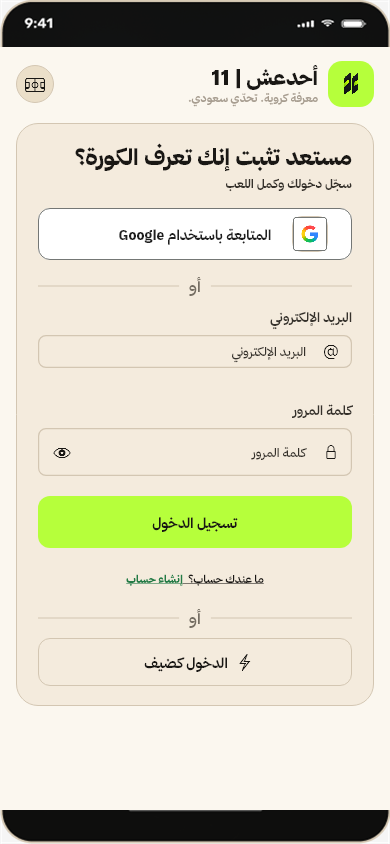
#> input picture docs/v10_parity/auth_ux_repair/after/03_sign_in_primary_390x844.png, 390 x 844 px, found by its file name
$ python build_auth_comparisons.py
#> lines starting #> are read from the running program, lines starting #| are printed output that depends on the picture
from __future__ import annotations

import csv
from pathlib import Path

from PIL import Image, ImageChops, ImageStat


ROOT = Path(__file__).resolve().parents[3]
OUT = ROOT / "docs/v10_parity/auth_ux_repair"

CASES = (
    (
        "03_sign_in_primary_390x844",
        "docs/v10_figma_reference/remaining/03_sign_in_primary_390x844.png",
        "mobile/test/visual/goldens/auth_ux_repair/03_sign_in_primary_390x844.png",
        "docs/v10_parity/remaining/after/03_sign_in_primary_390x844.png",
        None,
    ),
    (
        "03_sign_in_compact_360x800",
        "docs/v10_figma_reference/phase_h3_final/category_c/03_sign_in_compact_360x800.png",
        "mobile/test/visual/goldens/auth_ux_repair/03_sign_in_compact_360x800.png",
        "docs/v10_parity/phase_h3_final/after/03_sign_in_compact_360x800.png",
        None,
    ),
    (
        "03_sign_in_keyboard_390x844",
        "docs/v10_figma_reference/remaining/03_sign_in_keyboard_390x844.png",
        "mobile/test/visual/goldens/auth_ux_repair/03_sign_in_keyboard_390x844.png",
        "docs/v10_parity/remaining/after/03_sign_in_keyboard_390x844.png",
        578,
    ),
    (
        "04_create_account_primary_390x844",
        "docs/v10_figma_reference/remaining/04_create_account_primary_390x844.png",
        "mobile/test/visual/goldens/auth_ux_repair/04_create_account_primary_390x844.png",
        "docs/v10_parity/remaining/after/04_create_account_primary_390x844.png",
        None,
    ),
    (
        "04_create_account_compact_360x800",
        "docs/v10_figma_reference/phase_h3_final/category_c/04_create_account_compact_360x800.png",
        "mobile/test/visual/goldens/auth_ux_repair/04_create_account_compact_360x800.png",
        "docs/v10_parity/phase_h3_final/after/04_create_account_compact_360x800.png",
        None,
    ),
    (
        "04_create_account_keyboard_390x844",
        "docs/v10_figma_reference/remaining/04_create_account_keyboard_390x844.png",
        "mobile/test/visual/goldens/auth_ux_repair/04_create_account_keyboard_390x844.png",
        "docs/v10_parity/remaining/after/04_create_account_keyboard_390x844.png",
        554,
    ),
)


def normalized(flutter: Image.Image, figma: Image.Image, keyboard_top: int | None) -> Image.Image:
    result = flutter.convert("RGB").copy()
    figma = figma.convert("RGB")
    result.paste(figma.crop((0, 0, figma.width, 47)), (0, 0))
    if keyboard_top is None:
        bottom = figma.height - 34
        result.paste(figma.crop((0, bottom, figma.width, figma.height)), (0, bottom))
    else:
        result.paste(figma.crop((0, keyboard_top, figma.width, figma.height)), (0, keyboard_top))
    return result


def score(figma: Image.Image, flutter: Image.Image) -> tuple[float, float, float]:
    diff = ImageChops.difference(figma.convert("RGB"), flutter.convert("RGB"))
    stat = ImageStat.Stat(diff)
    mean = sum(stat.mean) / 3
    rms = (sum(value * value for value in stat.rms) / 3) ** 0.5
    return max(0.0, 100 * (1 - mean / 255)), mean, rms


def main() -> None:
    for directory in ("before", "after", "side_by_side", "overlay", "diff"):
        (OUT / directory).mkdir(parents=True, exist_ok=True)

    rows = []
    for stem, ref_name, golden_name, before_name, keyboard_top in CASES:
        ref = Image.open(ROOT / ref_name).convert("RGB")
#> ref is the input picture: PIL image 390x844 RGB; mean R, G, B 218.6, 216.6, 196.3
        current = Image.open(ROOT / golden_name).convert("RGB")
        before = Image.open(ROOT / before_name).convert("RGB")
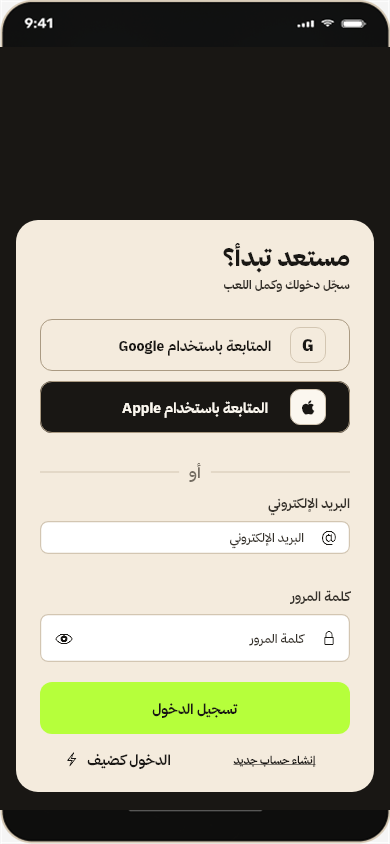
#> input picture docs/v10_parity/remaining/after/03_sign_in_primary_390x844.png, 390 x 844 px
        if ref.size != current.size or ref.size != before.size:
            raise ValueError(f"{stem}: size mismatch {ref.size}, {current.size}, {before.size}")
        current = normalized(current, ref, keyboard_top)
        before = normalized(before, ref, keyboard_top)
        before.save(OUT / "before" / f"{stem}.png")
        current.save(OUT / "after" / f"{stem}.png")

        side = Image.new("RGB", (ref.width * 2, ref.height))
#> side: PIL image 780x844 RGB; every value is 0
        side.paste(ref, (0, 0))
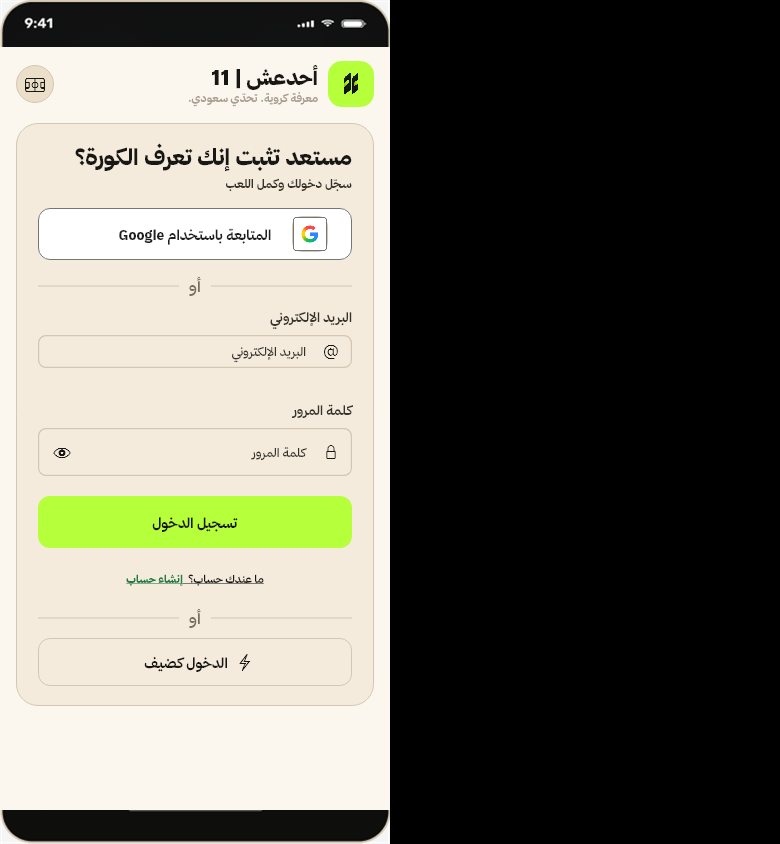
#> side: PIL image 780x844 RGB; mean R, G, B 109.3, 108.3, 98.1
        side.paste(current, (ref.width, 0))
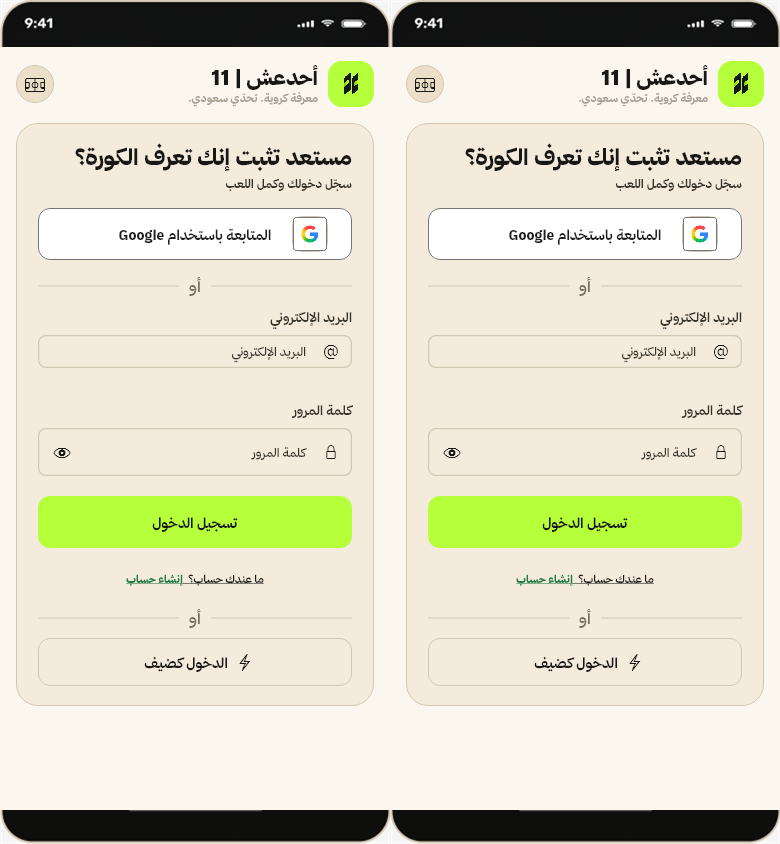
#> side: PIL image 780x844 RGB; mean R, G, B 218.6, 216.6, 196.3
        side.save(OUT / "side_by_side" / f"{stem}.png")
        Image.blend(ref, current, 0.5).save(OUT / "overlay" / f"{stem}.png")
        ImageChops.difference(ref, current).save(OUT / "diff" / f"{stem}.png")

        before_score, _, _ = score(ref, before)
#> in score, `diff = ImageChops.difference(figma.convert("RGB"), flutter.convert("RG..`:
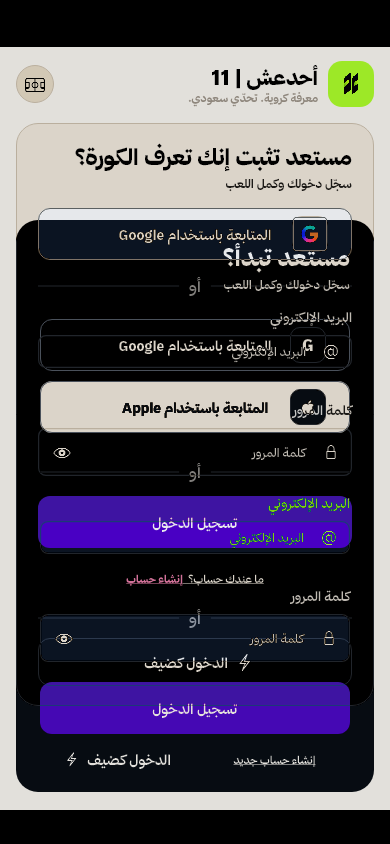
#> diff: PIL image 390x844 RGB; mean R, G, B 81.6, 77, 90
#> in score, `mean = sum(stat.mean) / 3`: mean = 82.89
#> in score, `rms = (sum(value * value for value in stat.rms) / 3) ** 0.5`: rms = 128.3
#> before_score = 67.5
        after_score, mean, rms = score(ref, current)
#> after_score = 100; mean = 0; rms = 0
        rows.append(
            {
                "reference": stem,
                "before_score": f"{before_score:.2f}",
                "after_score": f"{after_score:.2f}",
                "mean_abs_difference": f"{mean:.3f}",
                "rms_difference": f"{rms:.3f}",
                "policy": "safe-area + canonical keyboard normalization",
            }
        )
#> pass 2 of the loop in main, `for stem, ref_name, golden_name, before_name, keyboard_top in CASES:`:
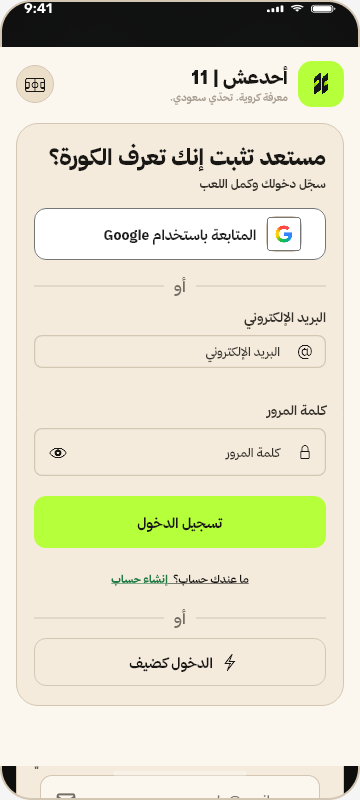
#> input picture docs/v10_parity/auth_ux_repair/after/03_sign_in_compact_360x800.png, 360 x 800 px, found by its file name
#> in main, ref is the input picture: PIL image 360x800 RGB; mean R, G, B 224.8, 222.8, 201.3
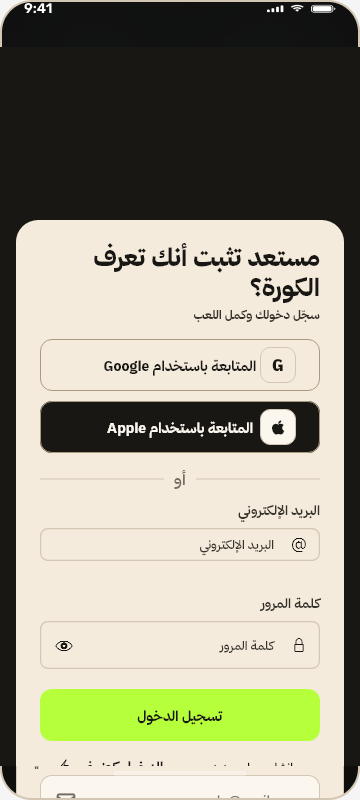
#> input picture docs/v10_parity/phase_h3_final/after/03_sign_in_compact_360x800.png, 360 x 800 px
#> in main, before is the input picture: PIL image 360x800 RGB; mean R, G, B 154.7, 152.6, 134.2
#> in score (call 3), `diff = ImageChops.difference(figma.convert("RGB"), flutter.convert("RG..`:
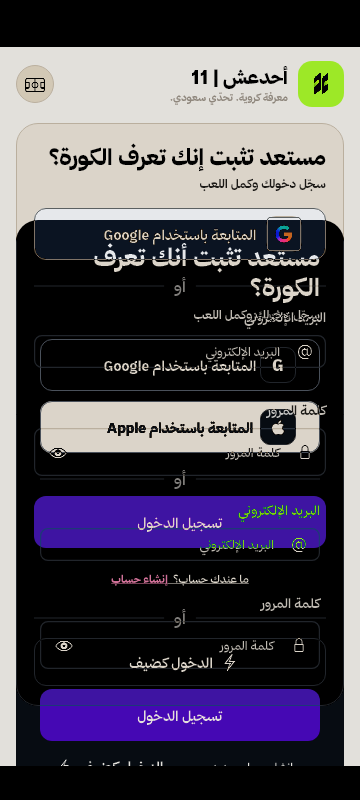
#> diff: PIL image 360x800 RGB; mean R, G, B 80.8, 75.9, 87.7
#> in score (call 3), `mean = sum(stat.mean) / 3`: mean = 81.45
#> in score (call 3), `rms = (sum(value * value for value in stat.rms) / 3) ** 0.5`: rms = 127.4
#> before_score = 68.06
#> pass 3 of the loop in main, `for stem, ref_name, golden_name, before_name, keyboard_top in CASES:`:
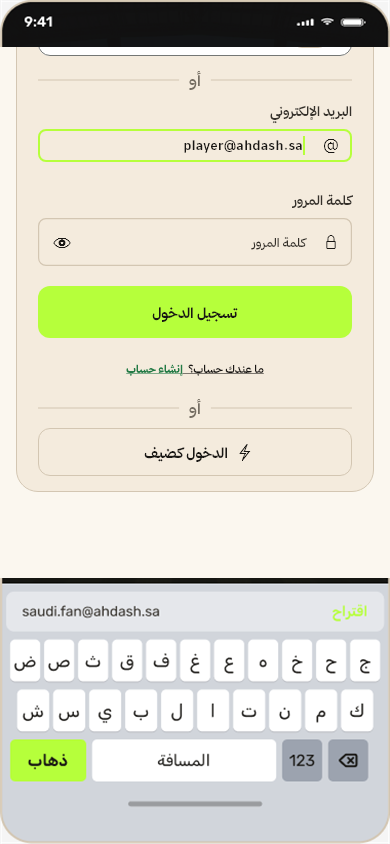
#> input picture docs/v10_parity/auth_ux_repair/after/03_sign_in_keyboard_390x844.png, 390 x 844 px, found by its file name
#> in main, ref is the input picture: PIL image 390x844 RGB; mean R, G, B 219.8, 220.6, 202.1
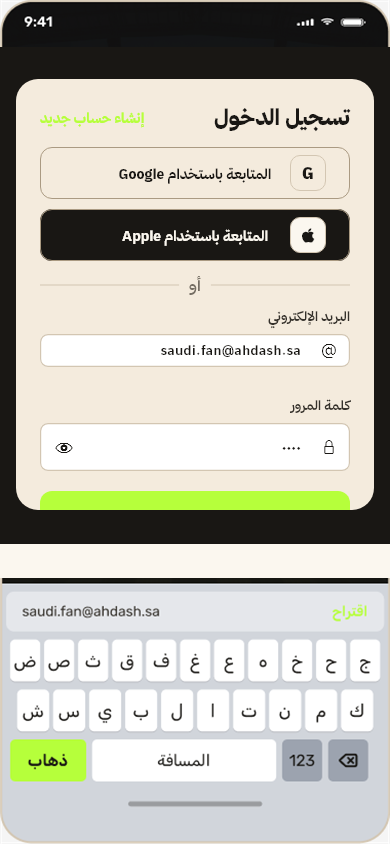
#> input picture docs/v10_parity/remaining/after/03_sign_in_keyboard_390x844.png, 390 x 844 px
#> before: PIL image 390x844 RGB
#> in score (call 5), `diff = ImageChops.difference(figma.convert("RGB"), flutter.convert("RG..`:
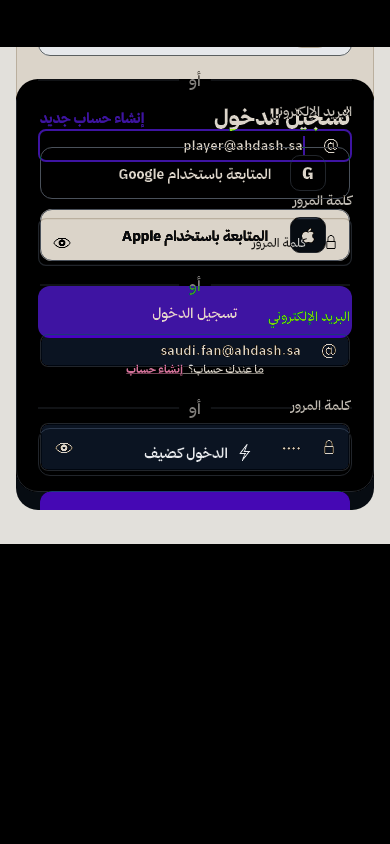
#> diff: PIL image 390x844 RGB; mean R, G, B 44.6, 41.4, 51.5
#> in score (call 5), `mean = sum(stat.mean) / 3`: mean = 45.79
#> in score (call 5), `rms = (sum(value * value for value in stat.rms) / 3) ** 0.5`: rms = 94.32
#> before_score = 82.04
#> the loop made 4 passes; the first 3 are shown

    with (OUT / "metrics.csv").open("w", newline="", encoding="utf-8") as handle:
        writer = csv.DictWriter(handle, fieldnames=rows[0].keys())
        writer.writeheader()
        writer.writerows(rows)


if __name__ == "__main__":
#> (the run stopped early here; a loop or call above may not have finished)
